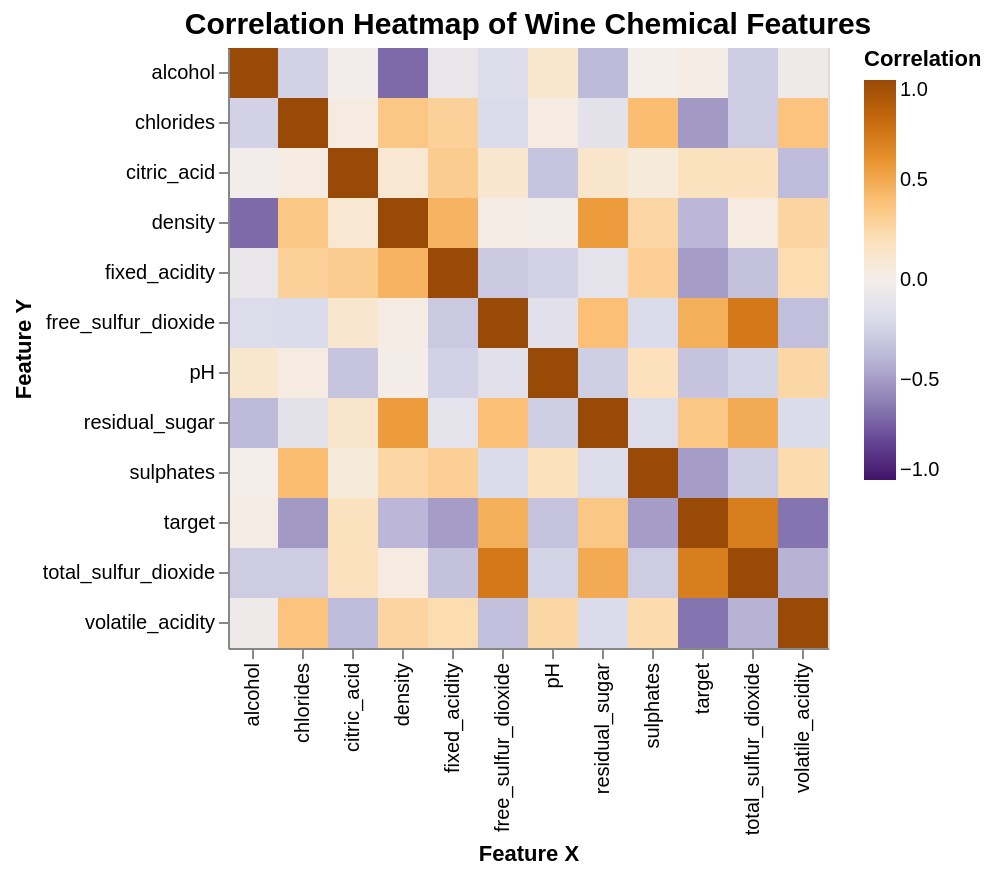

Notebook cell for this chart:
### Markdown cell above
### 3. Pairwise Correlations
Overall correlation patterns:
 - **Density** is strongly positively correlated with **residual sugar**, and **free sulfur dioxide** is strongly correlated with **total sulfur dioxide**.
 - **Alcohol** is negatively correlated with **density**, consistent with wine chemistry.
 - **pH** is negatively correlated with **fixed acidity**, showing the expected inverse relationship.

### Code cell
corr = train_df[numeric_cols].corr().reset_index().melt("index")
corr.columns = ["feature_x", "feature_y", "correlation"]

heatmap = (
    alt.Chart(corr)
    .mark_rect()
    .encode(
        alt.X("feature_x:N", title="Feature X"),
        alt.Y("feature_y:N", title="Feature Y"),
        color=alt.Color(
            "correlation:Q", scale=alt.Scale(domain=(-1, 1),scheme="purpleorange"),
            title="Correlation"
        ),
        tooltip=["feature_x", "feature_y", "correlation"]
    )
    .properties(width=300, height=300, title="Correlation Heatmap")
)

heatmap = heatmap.properties(
    title="Correlation Heatmap of Wine Chemical Features"
).configure_title(fontSize=15)
heatmap

### Figure 1 — Vega specification as saved in the notebook (floating-point values rounded to 4 significant figures; data arrays with more than 128 entries replaced by an {"elided": "..."} marker saying what was removed)
{"$schema": "https://vega.github.io/schema/vega/v5.json", "data": [{"name": "source_0", "values": {"elided": "144 records"}}, {"name": "source_0_x_domain_feature_x", "values": [{"feature_x": "fixed_acidity"}, {"feature_x": "volatile_acidity"}, {"feature_x": "citric_acid"}, {"feature_x": "residual_sugar"}, {"feature_x": "chlorides"}, {"feature_x": "free_sulfur_dioxide"}, {"feature_x": "total_sulfur_dioxide"}, {"feature_x": "density"}, {"feature_x": "pH"}, {"feature_x": "sulphates"}, {"feature_x": "alcohol"}, {"feature_x": "target"}]}, {"name": "source_0_y_domain_feature_y", "values": [{"feature_y": "fixed_acidity"}, {"feature_y": "volatile_acidity"}, {"feature_y": "citric_acid"}, {"feature_y": "residual_sugar"}, {"feature_y": "chlorides"}, {"feature_y": "free_sulfur_dioxide"}, {"feature_y": "total_sulfur_dioxide"}, {"feature_y": "density"}, {"feature_y": "pH"}, {"feature_y": "sulphates"}, {"feature_y": "alcohol"}, {"feature_y": "target"}]}], "marks": [{"type": "rect", "name": "marks", "from": {"data": "source_0"}, "encode": {"update": {"y": {"field": "feature_y", "scale": "y"}, "tooltip": {"signal": "{\"feature_x\": isValid(datum[\"feature_x\"]) ? datum[\"feature_x\"] : \"\"+datum[\"feature_x\"], \"feature_y\": isValid(datum[\"feature_y\"]) ? datum[\"feature_y\"] : \"\"+datum[\"feature_y\"], \"correlation\": format(datum[\"correlation\"], \"\")}"}, "width": {"signal": "max(0.25, bandwidth('x'))"}, "fill": {"field": "correlation", "scale": "color"}, "height": {"signal": "max(0.25, bandwidth('y'))"}, "x": {"field": "feature_x", "scale": "x"}}}, "style": ["rect"]}], "scales": [{"name": "x", "type": "band", "domain": {"data": "source_0_x_domain_feature_x", "field": "feature_x", "sort": true}, "range": [0, {"signal": "width"}], "paddingInner": 0, "paddingOuter": 0}, {"name": "y", "type": "band", "domain": {"data": "source_0_y_domain_feature_y", "field": "feature_y", "sort": true}, "range": [0, {"signal": "height"}], "paddingInner": 0, "paddingOuter": 0}, {"name": "color", "type": "linear", "domain": [-1, 1], "range": {"scheme": "purpleorange"}, "interpolate": "hcl", "zero": true}], "axes": [{"scale": "x", "labelAlign": "right", "grid": false, "title": "Feature X", "labelAngle": 270, "labelBaseline": "middle", "zindex": 1, "orient": "bottom"}, {"scale": "y", "orient": "left", "grid": false, "zindex": 1, "title": "Feature Y"}], "title": {"text": "Correlation Heatmap of Wine Chemical Features", "frame": "group"}, "padding": 5, "config": {"style": {"group-title": {"fontSize": 15}}}, "background": "white", "legends": [{"title": "Correlation", "fill": "color", "gradientLength": {"signal": "clamp(height, 64, 200)"}}], "style": "cell", "height": 300, "width": 300}
